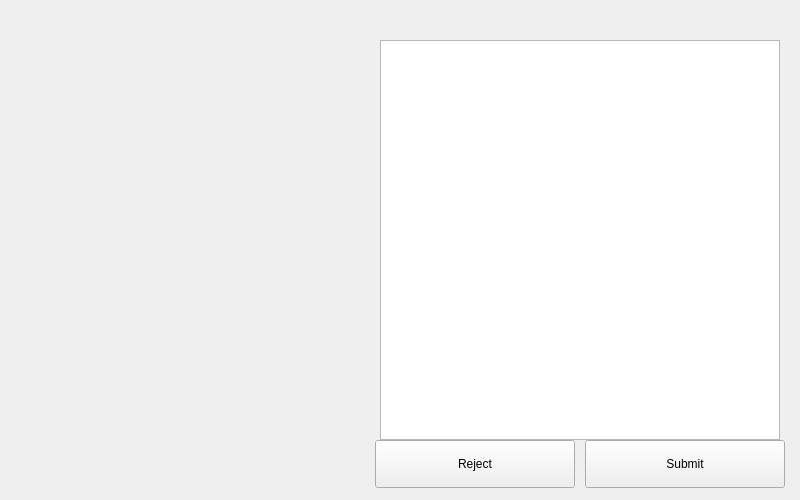
<?xml version="1.0" encoding="UTF-8"?>
<ui version="4.0">
 <class>ClooneyScanner</class>
 <widget class="QMainWindow" name="ClooneyScanner">
  <property name="geometry">
   <rect>
    <x>0</x>
    <y>0</y>
    <width>800</width>
    <height>500</height>
   </rect>
  </property>
  <property name="windowTitle">
   <string>Clooney Scanner</string>
  </property>
  <widget class="QWidget" name="centralwidget">
   <widget class="QTableWidget" name="data_preview">
    <property name="geometry">
     <rect>
      <x>380</x>
      <y>40</y>
      <width>400</width>
      <height>400</height>
     </rect>
    </property>
    <property name="styleSheet">
     <string notr="true"/>
    </property>
    <attribute name="horizontalHeaderCascadingSectionResizes">
     <bool>false</bool>
    </attribute>
   </widget>
   <widget class="QPushButton" name="submit_button">
    <property name="geometry">
     <rect>
      <x>585</x>
      <y>440</y>
      <width>200</width>
      <height>48</height>
     </rect>
    </property>
    <property name="text">
     <string>Submit</string>
    </property>
    <property name="autoDefault">
     <bool>false</bool>
    </property>
    <property name="default">
     <bool>false</bool>
    </property>
    <property name="flat">
     <bool>false</bool>
    </property>
   </widget>
   <widget class="QPushButton" name="reject_button">
    <property name="geometry">
     <rect>
      <x>375</x>
      <y>440</y>
      <width>200</width>
      <height>48</height>
     </rect>
    </property>
    <property name="text">
     <string>Reject</string>
    </property>
   </widget>
   <widget class="QLabel" name="scan_preview">
    <property name="geometry">
     <rect>
      <x>20</x>
      <y>40</y>
      <width>340</width>
      <height>440</height>
     </rect>
    </property>
    <property name="cursor">
     <cursorShape>ForbiddenCursor</cursorShape>
    </property>
    <property name="styleSheet">
     <string notr="true">width: 100%;</string>
    </property>
    <property name="text">
     <string/>
    </property>
   </widget>
  </widget>
 </widget>
 <resources/>
 <connections/>
</ui>
